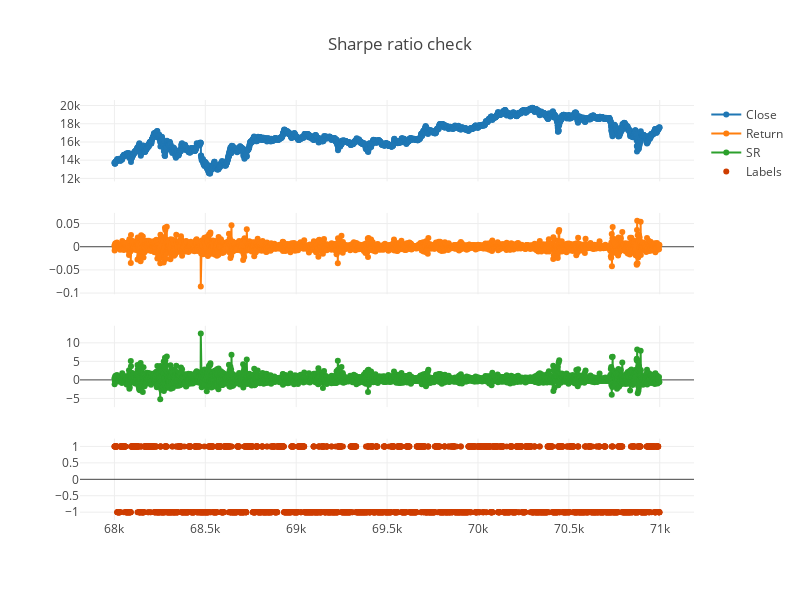

Write notebook code for a chart like this one.
### Markdown cell above
# BTCUSDT graph

### Code cell
vis_ob.vis_sharpe_ratio(sr2)

### Figure 1 — Plotly figure (JSON) as saved in the notebook; plotly's stock layout.template omitted (floating-point values rounded to 4 significant figures; data arrays with more than 128 entries replaced by an {"elided": "..."} marker saying what was removed)
{"data": [{"mode": "lines+markers", "name": "Close", "type": "scatter", "uid": "522cc182-01f1-4698-97b6-49d89da6d772", "x": {"elided": "3000 int values"}, "xaxis": "x", "y": {"elided": "3000 float values"}, "yaxis": "y"}, {"mode": "lines+markers", "name": "Return", "type": "scatter", "uid": "24714e5f-9b5b-4af3-9227-86b2f861105a", "x": {"elided": "3000 int values"}, "xaxis": "x", "y": {"elided": "3000 float values"}, "yaxis": "y2"}, {"mode": "lines+markers", "name": "SR", "type": "scatter", "uid": "bc993b9e-6f20-4bbd-b369-5e3212d2fb87", "x": {"elided": "3000 int values"}, "xaxis": "x", "y": {"elided": "3000 float values"}, "yaxis": "y3"}, {"marker": {"color": "rgb(206, 61, 0)"}, "mode": "markers", "name": "Labels", "type": "scatter", "uid": "066abade-0a00-490b-b7f6-ecef91f0887b", "x": {"elided": "3000 int values"}, "xaxis": "x", "y": {"elided": "3000 int values"}, "yaxis": "y4"}], "layout": {"height": 600, "title": {"text": "Sharpe ratio check"}, "width": 800, "xaxis": {"anchor": "y4", "domain": [0, 1]}, "yaxis": {"anchor": "free", "domain": [0.8063, 1], "position": 0}, "yaxis2": {"anchor": "free", "domain": [0.5375, 0.7312], "position": 0}, "yaxis3": {"anchor": "free", "domain": [0.2687, 0.4625], "position": 0}, "yaxis4": {"anchor": "x", "domain": [0, 0.1938]}}}
